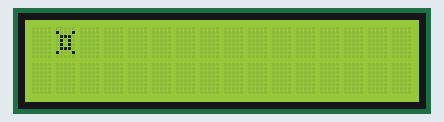
Simulated run of this sketch. Board: Arduino Uno, built with avr-gcc and run on an emulated ATmega328P. Parts: 16×2 character LCD.

Above: at 0.19 s.
At 1.19 s:
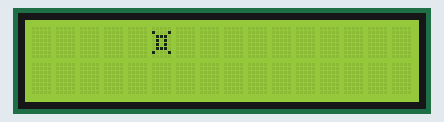
At 2.19 s:
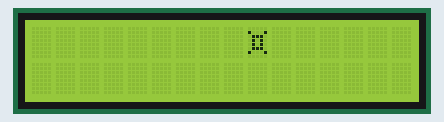
At 4.44 s:
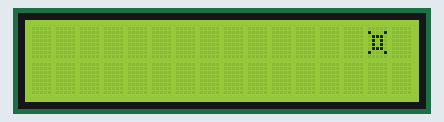
At 6.44 s:
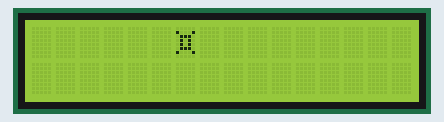
At 8.69 s:
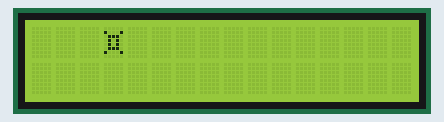

Measured:
- by itself, everything shown: repeats every 8.0 s, in 32 steps

The sketch:

arduino_lcd_3.ino
```cpp
#include <LiquidCrystal.h>
LiquidCrystal lcd (12, 11, 5, 4, 3, 2);


byte customChar1[] = {
  B00000,
  B10001,
  B01110,
  B01010,
  B01010,
  B01110,
  B10001,
  B00000
};


byte customChar2[] = {
 B00000,
  B01110,
  B10001,
  B10101,
  B10101,
  B10001,
  B01110,
  B00000
};


void setup()
{
  lcd.begin(16, 2);
  lcd.createChar(0, customChar1);
  lcd.createChar(1, customChar2);
}


int i = 0;
void loop(){

    lcd.clear();
  	lcd.setCursor(i,0);
  	lcd.write((uint8_t)0);

  for(i; i < 16 ; i++){
      lcd.scrollDisplayRight();
      delay(250);
    }

    for(i; i > 0; i--){
      lcd.scrollDisplayLeft();
      delay(250);
    }
}
```
